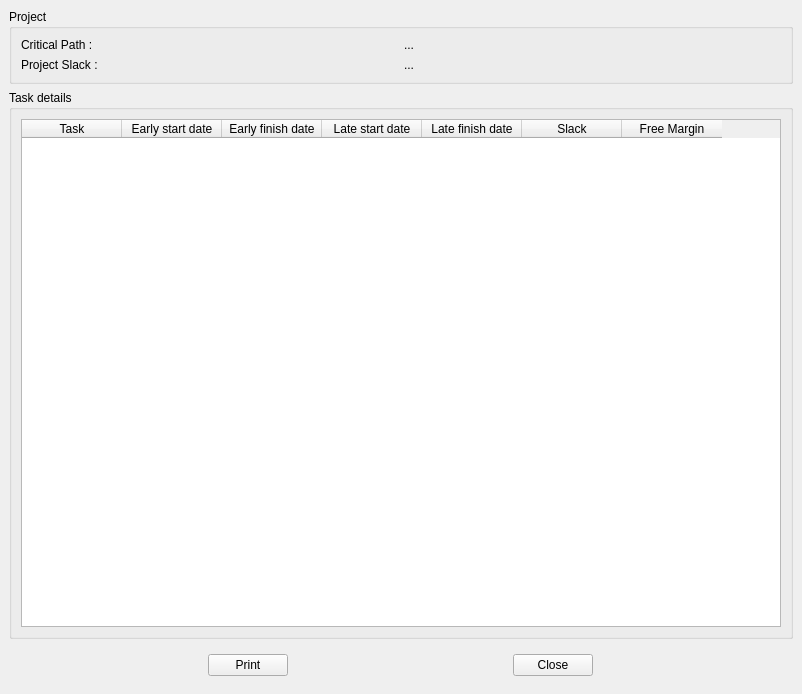
<ui version="4.0" >
 <class>Form</class>
 <widget class="QWidget" name="Form" >
  <property name="geometry" >
   <rect>
    <x>0</x>
    <y>0</y>
    <width>802</width>
    <height>694</height>
   </rect>
  </property>
  <property name="contextMenuPolicy" >
   <enum>Qt::NoContextMenu</enum>
  </property>
  <property name="windowTitle" >
   <string>Form</string>
  </property>
  <layout class="QGridLayout" >
   <property name="margin" >
    <number>9</number>
   </property>
   <property name="spacing" >
    <number>6</number>
   </property>
   <item row="2" column="1" >
    <layout class="QHBoxLayout" >
     <property name="margin" >
      <number>0</number>
     </property>
     <property name="spacing" >
      <number>6</number>
     </property>
     <item>
      <widget class="QPushButton" name="printButton" >
       <property name="sizePolicy" >
        <sizepolicy>
         <hsizetype>0</hsizetype>
         <vsizetype>0</vsizetype>
         <horstretch>0</horstretch>
         <verstretch>0</verstretch>
        </sizepolicy>
       </property>
       <property name="text" >
        <string>Print</string>
       </property>
      </widget>
     </item>
     <item>
      <spacer>
       <property name="orientation" >
        <enum>Qt::Vertical</enum>
       </property>
       <property name="sizeType" >
        <enum>QSizePolicy::Fixed</enum>
       </property>
       <property name="sizeHint" >
        <size>
         <width>20</width>
         <height>40</height>
        </size>
       </property>
      </spacer>
     </item>
     <item>
      <widget class="QPushButton" name="closeButton" >
       <property name="sizePolicy" >
        <sizepolicy>
         <hsizetype>0</hsizetype>
         <vsizetype>0</vsizetype>
         <horstretch>0</horstretch>
         <verstretch>0</verstretch>
        </sizepolicy>
       </property>
       <property name="layoutDirection" >
        <enum>Qt::RightToLeft</enum>
       </property>
       <property name="autoFillBackground" >
        <bool>false</bool>
       </property>
       <property name="text" >
        <string>Close</string>
       </property>
      </widget>
     </item>
    </layout>
   </item>
   <item row="1" column="1" >
    <widget class="QGroupBox" name="taskGroupBoxDetail" >
     <property name="title" >
      <string>Task details </string>
     </property>
     <layout class="QGridLayout" >
      <property name="margin" >
       <number>9</number>
      </property>
      <property name="spacing" >
       <number>6</number>
      </property>
      <item row="0" column="0" >
       <widget class="QTableWidget" name="tableTaskResult" >
        <property name="contextMenuPolicy" >
         <enum>Qt::CustomContextMenu</enum>
        </property>
        <property name="layoutDirection" >
         <enum>Qt::LeftToRight</enum>
        </property>
        <column>
         <property name="text" >
          <string>Task</string>
         </property>
        </column>
        <column>
         <property name="text" >
          <string>Early start date</string>
         </property>
        </column>
        <column>
         <property name="text" >
          <string>Early finish date</string>
         </property>
        </column>
        <column>
         <property name="text" >
          <string>Late start date</string>
         </property>
        </column>
        <column>
         <property name="text" >
          <string>Late finish date</string>
         </property>
        </column>
        <column>
         <property name="text" >
          <string>Slack</string>
         </property>
        </column>
        <column>
         <property name="text" >
          <string>Free Margin</string>
         </property>
        </column>
       </widget>
      </item>
     </layout>
    </widget>
   </item>
   <item row="0" column="1" >
    <widget class="QGroupBox" name="projectGroupBox" >
     <property name="title" >
      <string>Project</string>
     </property>
     <layout class="QGridLayout" >
      <property name="margin" >
       <number>9</number>
      </property>
      <property name="spacing" >
       <number>6</number>
      </property>
      <item row="0" column="1" >
       <layout class="QVBoxLayout" >
        <property name="margin" >
         <number>0</number>
        </property>
        <property name="spacing" >
         <number>6</number>
        </property>
        <item>
         <layout class="QHBoxLayout" >
          <property name="margin" >
           <number>0</number>
          </property>
          <property name="spacing" >
           <number>6</number>
          </property>
          <item>
           <widget class="QLabel" name="labelCriticalPath" >
            <property name="text" >
             <string>Critical Path :</string>
            </property>
           </widget>
          </item>
          <item>
           <widget class="QLabel" name="labelResultCriticalPath" >
            <property name="text" >
             <string>...</string>
            </property>
           </widget>
          </item>
         </layout>
        </item>
        <item>
         <layout class="QHBoxLayout" >
          <property name="margin" >
           <number>0</number>
          </property>
          <property name="spacing" >
           <number>6</number>
          </property>
          <item>
           <widget class="QLabel" name="labelProjectSlack" >
            <property name="text" >
             <string>Project Slack :</string>
            </property>
           </widget>
          </item>
          <item>
           <widget class="QLabel" name="labelResultProjectSlack" >
            <property name="text" >
             <string>...</string>
            </property>
           </widget>
          </item>
         </layout>
        </item>
       </layout>
      </item>
     </layout>
    </widget>
   </item>
  </layout>
 </widget>
 <resources/>
 <connections/>
</ui>
